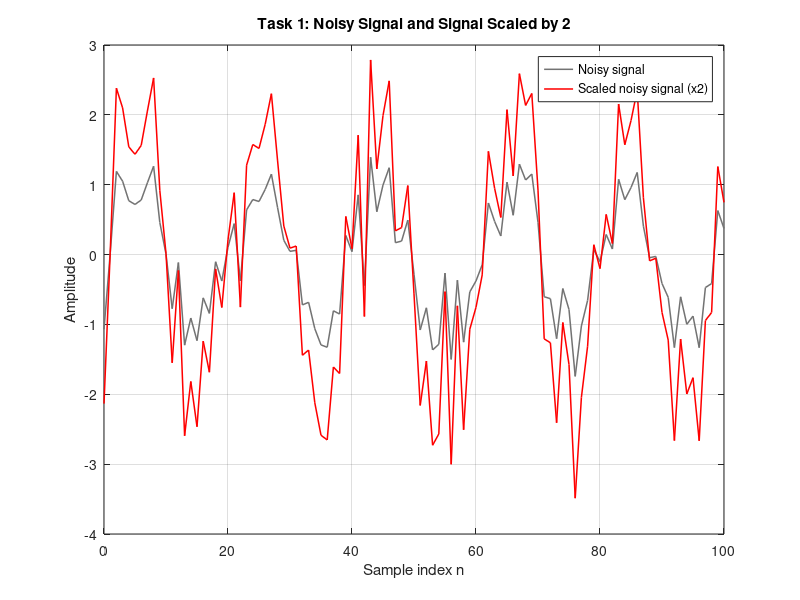
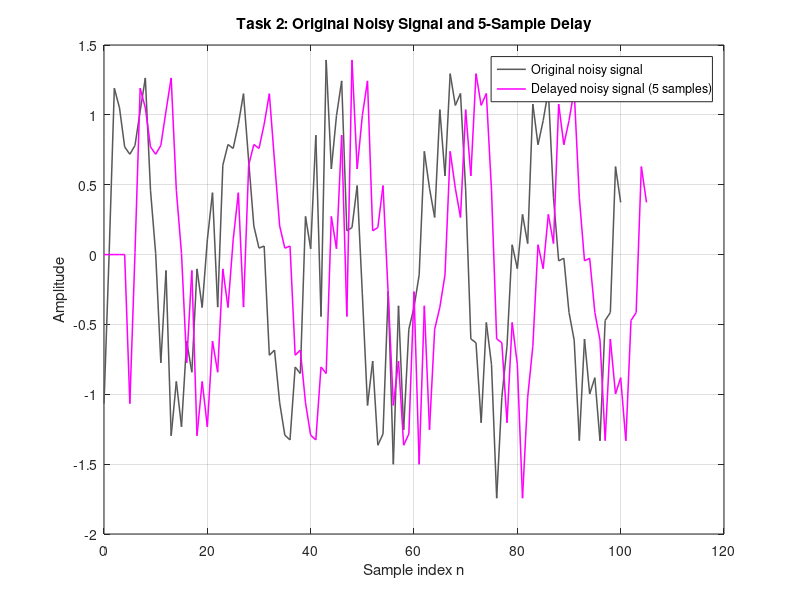
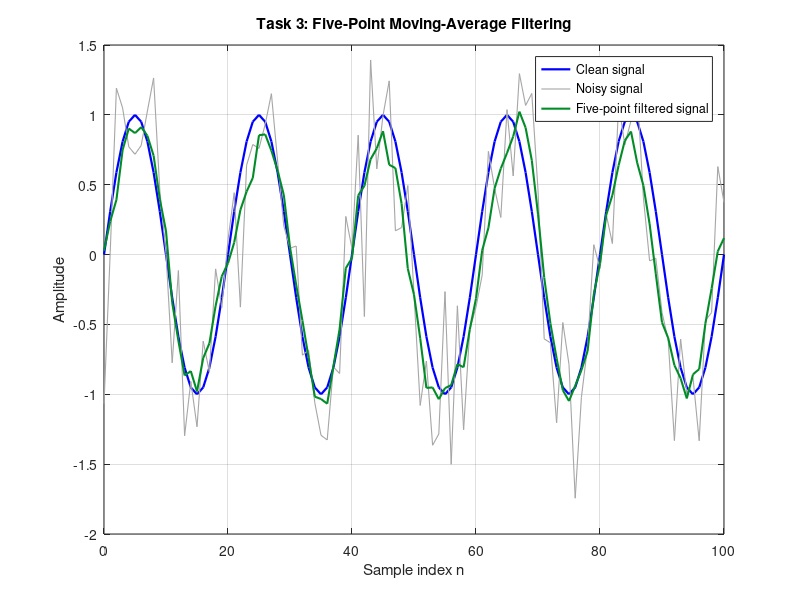
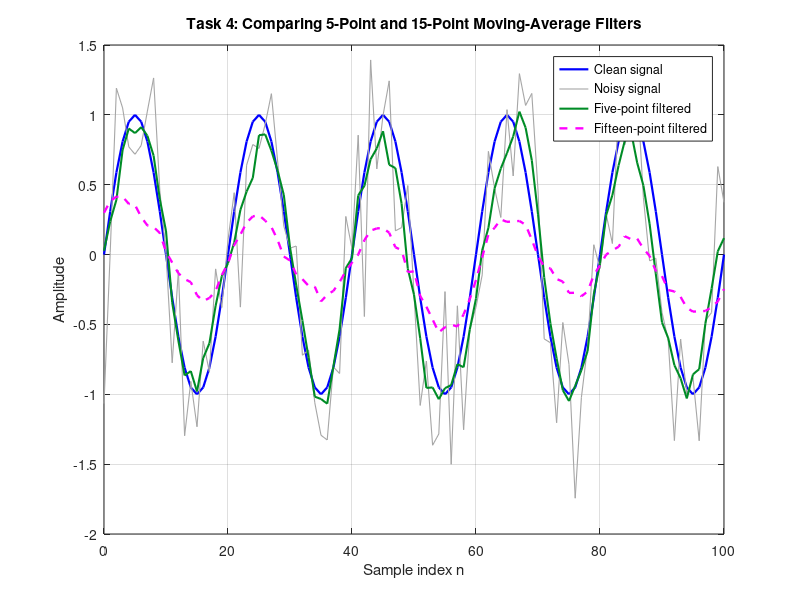

Write the MATLAB code that produced these figures, in order.
%% Lecture 03 - Discrete-Time Signal Operations and Convolution
% Savonia - Digital Signal Processing
% Assignment source: Lecture 03 Moodle instructions
% Run the entire script. It saves the required PNG figures beside this file.
% Built from the starter code provided in the assignment.

clear;
close all;
clc;

% Fixed random seed so the same noise is used when the script is rerun.
rng(1);

% Save PNGs next to the MATLAB script (not in an unrelated working folder).
scriptFolder = fileparts(mfilename('fullpath'));
if isempty(scriptFolder)
    scriptFolder = pwd;
end

%% Starter code - create clean and noisy signals
n = 0:100;
clean = sin(0.1*pi*n);
noise = 0.4*randn(size(n));
measured = clean + noise;

figure('Name','Starter - Clean and noisy signals','Color','w');
plot(n,clean,'b-','LineWidth',1.5);
hold on;
plot(n,measured,'Color',[0.6 0.6 0.6],'LineWidth',0.9);
grid on;
xlabel('Sample index n');
ylabel('Amplitude');
title('Clean and Noisy Signals');
legend('Clean signal','Noisy signal','Location','best');
hold off;

%% Task 1 - Amplitude scaling
% Doubling the noisy signal doubles every sample value, not its frequency.
scaled = 2*measured;

fig1 = figure('Name','Task 1 - Amplitude scaling','Color','w');
plot(n,measured,'Color',[0.45 0.45 0.45],'LineWidth',1.1);
hold on;
plot(n,scaled,'r-','LineWidth',1.1);
grid on;
xlabel('Sample index n');
ylabel('Amplitude');
title('Task 1: Noisy Signal and Signal Scaled by 2');
legend('Noisy signal','Scaled noisy signal (x2)','Location','best');
hold off;
saveas(fig1,fullfile(scriptFolder,'signal_operations.png'));

%% Task 2 - Signal delay by 5 samples
% Leading zeros keep the original amplitude values and shift their indices.
delay = 5;
delayed = [zeros(1,delay), measured];
n_measured = 0:length(measured)-1;
n_delayed = 0:length(delayed)-1;

fig2 = figure('Name','Task 2 - Signal delay','Color','w');
plot(n_measured,measured,'Color',[0.35 0.35 0.35],'LineWidth',1.1);
hold on;
plot(n_delayed,delayed,'m-','LineWidth',1.1);
grid on;
xlabel('Sample index n');
ylabel('Amplitude');
title('Task 2: Original Noisy Signal and 5-Sample Delay');
legend('Original noisy signal','Delayed noisy signal (5 samples)','Location','best');
hold off;
% Supporting plot for Task 2 (in addition to the three required figures).
saveas(fig2,fullfile(scriptFolder,'signal_delay.png'));

%% Task 3 - Five-point moving-average filter using convolution
% h5 is the impulse response of the five-point averaging filter.
h5 = ones(1,5)/5;
filtered5 = conv(measured,h5,'same');

fig3 = figure('Name','Task 3 - Five-point moving average','Color','w');
plot(n,clean,'b-','LineWidth',1.6);
hold on;
plot(n,measured,'Color',[0.65 0.65 0.65],'LineWidth',0.8);
plot(n,filtered5,'Color',[0 0.55 0.15],'LineWidth',1.5);
grid on;
xlabel('Sample index n');
ylabel('Amplitude');
title('Task 3: Five-Point Moving-Average Filtering');
legend('Clean signal','Noisy signal','Five-point filtered signal', ...
       'Location','best');
hold off;
saveas(fig3,fullfile(scriptFolder,'noise_filtering.png'));

%% Task 4 - Compare five-point and fifteen-point moving averages
h15 = ones(1,15)/15;
filtered15 = conv(measured,h15,'same');

fig4 = figure('Name','Task 4 - Filter comparison','Color','w');
plot(n,clean,'b-','LineWidth',1.6);
hold on;
plot(n,measured,'Color',[0.65 0.65 0.65],'LineWidth',0.8);
plot(n,filtered5,'Color',[0 0.55 0.15],'LineWidth',1.5);
plot(n,filtered15,'m--','LineWidth',1.7);
grid on;
xlabel('Sample index n');
ylabel('Amplitude');
title('Task 4: Comparing 5-Point and 15-Point Moving-Average Filters');
legend('Clean signal','Noisy signal','Five-point filtered', ...
       'Fifteen-point filtered','Location','best');
hold off;
saveas(fig4,fullfile(scriptFolder,'filter_comparison.png'));

%% Numerical checks (additional verification information)
rmseNoisy = sqrt(mean((measured-clean).^2));
rmse5 = sqrt(mean((filtered5-clean).^2));
rmse15 = sqrt(mean((filtered15-clean).^2));

fprintf('\nLecture 03: Script completed.\n');
fprintf('Clean/noisy samples: %d | delayed samples: %d\n', ...
    length(measured),length(delayed));
fprintf('RMSE to clean sine (noisy):    %.5f\n',rmseNoisy);
fprintf('RMSE to clean sine (5-point):  %.5f\n',rmse5);
fprintf('RMSE to clean sine (15-point): %.5f\n',rmse15);
fprintf('Saved in folder: %s\n',scriptFolder);
fprintf('  signal_operations.png\n');
fprintf('  signal_delay.png (extra supporting plot)\n');
fprintf('  noise_filtering.png\n');
fprintf('  filter_comparison.png\n');
